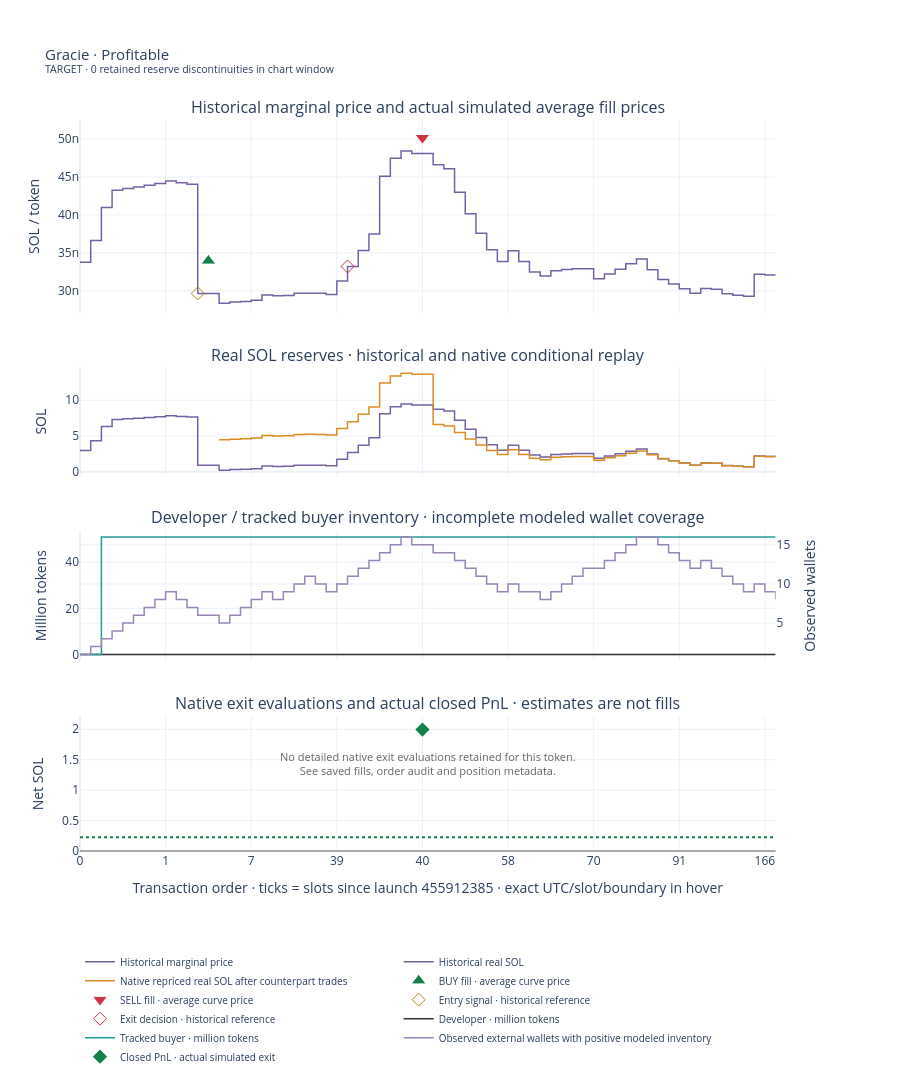
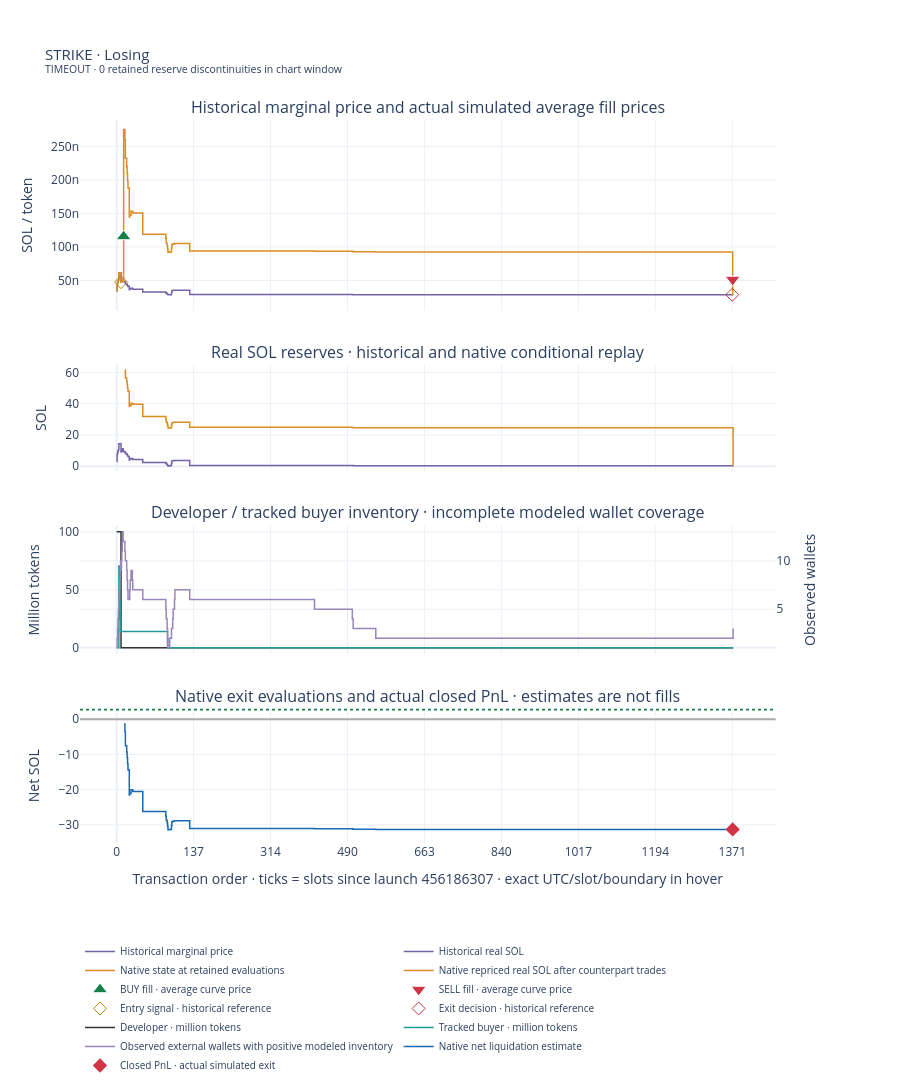
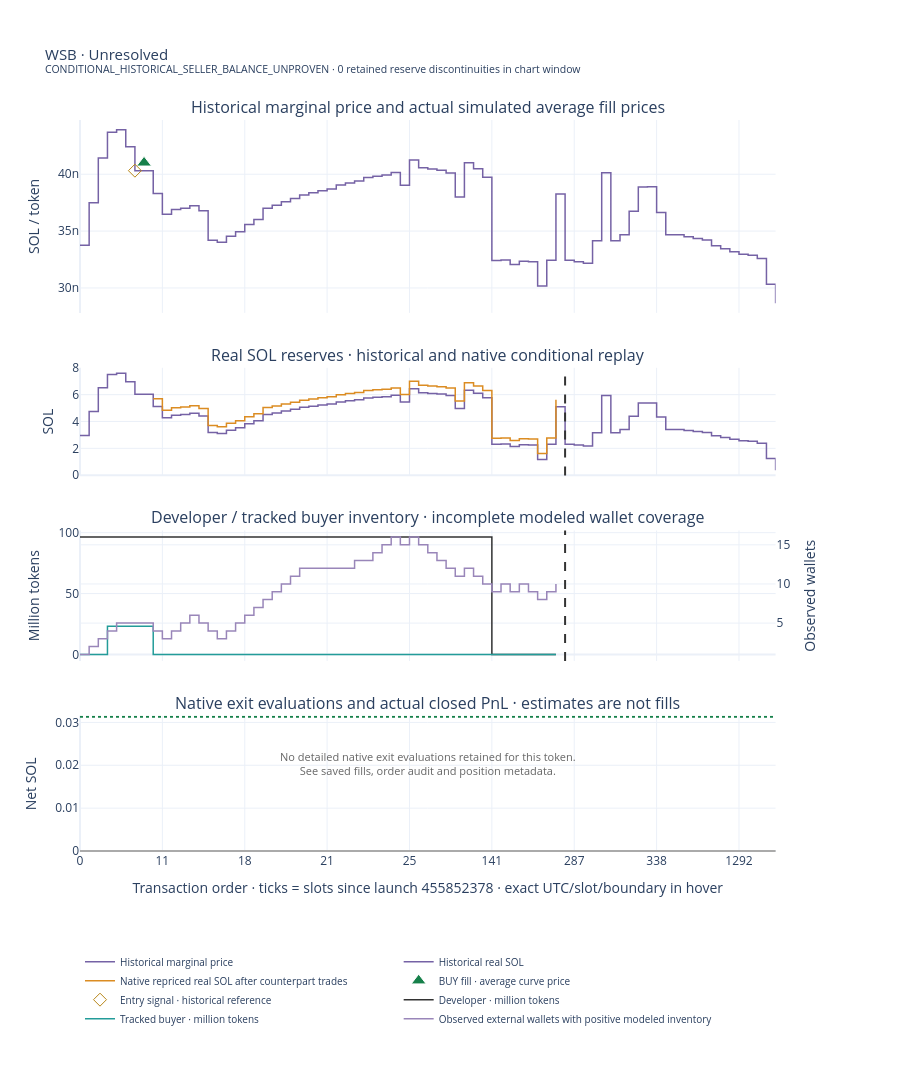
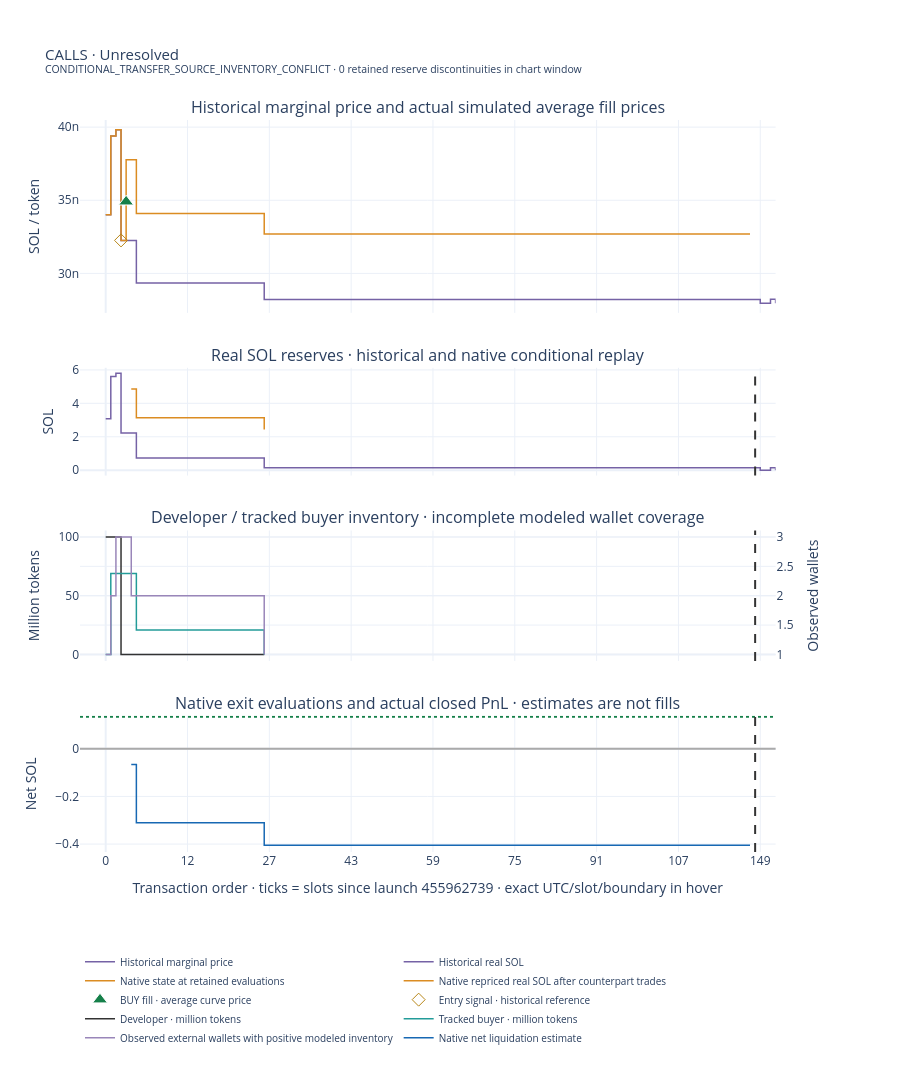

The code cell stored with these charts, in order, in its notebook:
### Markdown cell above
## Saved examples

The following cover the biggest closed winner, biggest closed loser, missing
seller-inventory evidence, a fixed-transfer conflict, a failed entry, and a token
with detailed native evaluations. Change `TOKEN` below to inspect any mint from
the tables.

Historical context runs from launch through exit plus 30 seconds. Unresolved
positions retain approximately 6½ minutes after entry; failed entries retain
50 seconds after their signal. Historical reserve discontinuities break the
price line. Continuing historical trading after a blocker is not a proven
continuation of the simulated position.

### Code cell
EXAMPLES = ['Hb6VWCTaXyCnpheuqCFjTgJUG2qSnF5pQxafJg31pump', '8JYcQbzedkDTAfC7huUi6Pc6L61YC4zzgPcZL4jcpump', 'DjWRDKNHZy9x8KwHYzCHAeQXrEVW8j71JpiHhKcNpump', 'H6ZaULaPVaPEjn55PpkzDrbm9L75X7NJzNHj8c9hpump', '7bHUu6Lxcy75vuR6EgNuepjwpUUBthDbwVqAode2pump', '71tjJyUstGVqDN4VPQaLLaawPxqYiJb8e9uFU9R4pump']
for mint in EXAMPLES:
    review.show(mint)
